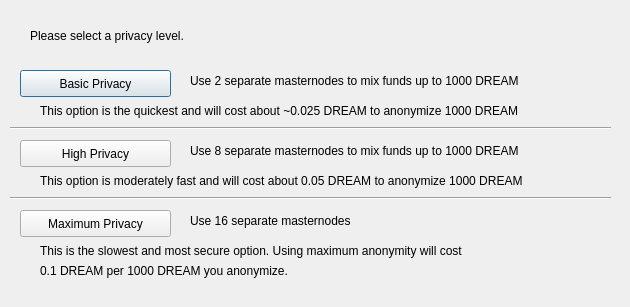
<?xml version="1.0" encoding="UTF-8"?>
<ui version="4.0">
 <class>DarksendConfig</class>
 <widget class="QDialog" name="DarksendConfig">
  <property name="geometry">
   <rect>
    <x>0</x>
    <y>0</y>
    <width>630</width>
    <height>307</height>
   </rect>
  </property>
  <property name="windowTitle">
   <string>Configure PrivateSend</string>
  </property>
  <widget class="QPushButton" name="buttonBasic">
   <property name="geometry">
    <rect>
     <x>20</x>
     <y>70</y>
     <width>151</width>
     <height>27</height>
    </rect>
   </property>
   <property name="text">
    <string>Basic Privacy</string>
   </property>
  </widget>
  <widget class="QPushButton" name="buttonHigh">
   <property name="geometry">
    <rect>
     <x>20</x>
     <y>140</y>
     <width>151</width>
     <height>27</height>
    </rect>
   </property>
   <property name="text">
    <string>High Privacy</string>
   </property>
  </widget>
  <widget class="QPushButton" name="buttonMax">
   <property name="geometry">
    <rect>
     <x>20</x>
     <y>210</y>
     <width>151</width>
     <height>27</height>
    </rect>
   </property>
   <property name="text">
    <string>Maximum Privacy</string>
   </property>
  </widget>
  <widget class="QLabel" name="label">
   <property name="geometry">
    <rect>
     <x>30</x>
     <y>20</y>
     <width>571</width>
     <height>31</height>
    </rect>
   </property>
   <property name="text">
    <string>Please select a privacy level.</string>
   </property>
  </widget>
  <widget class="QLabel" name="label_2">
   <property name="geometry">
    <rect>
     <x>190</x>
     <y>70</y>
     <width>421</width>
     <height>21</height>
    </rect>
   </property>
   <property name="text">
    <string>Use 2 separate masternodes to mix funds up to 1000 DREAM</string>
   </property>
  </widget>
  <widget class="QLabel" name="label_3">
   <property name="geometry">
    <rect>
     <x>190</x>
     <y>140</y>
     <width>411</width>
     <height>21</height>
    </rect>
   </property>
   <property name="text">
    <string>Use 8 separate masternodes to mix funds up to 1000 DREAM</string>
   </property>
  </widget>
  <widget class="QLabel" name="label_4">
   <property name="geometry">
    <rect>
     <x>190</x>
     <y>210</y>
     <width>421</width>
     <height>21</height>
    </rect>
   </property>
   <property name="text">
    <string>Use 16 separate masternodes</string>
   </property>
  </widget>
  <widget class="QLabel" name="label_6">
   <property name="geometry">
    <rect>
     <x>40</x>
     <y>100</y>
     <width>561</width>
     <height>21</height>
    </rect>
   </property>
   <property name="text">
    <string>This option is the quickest and will cost about ~0.025 DREAM to anonymize 1000 DREAM</string>
   </property>
  </widget>
  <widget class="QLabel" name="label_7">
   <property name="geometry">
    <rect>
     <x>40</x>
     <y>170</y>
     <width>561</width>
     <height>21</height>
    </rect>
   </property>
   <property name="text">
    <string>This option is moderately fast and will cost about 0.05 DREAM to anonymize 1000 DREAM</string>
   </property>
  </widget>
  <widget class="QLabel" name="label_8">
   <property name="geometry">
    <rect>
     <x>40</x>
     <y>240</y>
     <width>561</width>
     <height>21</height>
    </rect>
   </property>
   <property name="text">
    <string>This is the slowest and most secure option. Using maximum anonymity will cost</string>
   </property>
  </widget>
  <widget class="QLabel" name="label_9">
   <property name="geometry">
    <rect>
     <x>40</x>
     <y>260</y>
     <width>561</width>
     <height>21</height>
    </rect>
   </property>
   <property name="text">
    <string>0.1 DREAM per 1000 DREAM you anonymize.</string>
   </property>
  </widget>
  <widget class="Line" name="line">
   <property name="geometry">
    <rect>
     <x>10</x>
     <y>120</y>
     <width>601</width>
     <height>16</height>
    </rect>
   </property>
   <property name="orientation">
    <enum>Qt::Horizontal</enum>
   </property>
  </widget>
  <widget class="Line" name="line_2">
   <property name="geometry">
    <rect>
     <x>10</x>
     <y>190</y>
     <width>601</width>
     <height>16</height>
    </rect>
   </property>
   <property name="orientation">
    <enum>Qt::Horizontal</enum>
   </property>
  </widget>
 </widget>
 <resources/>
 <connections/>
</ui>
